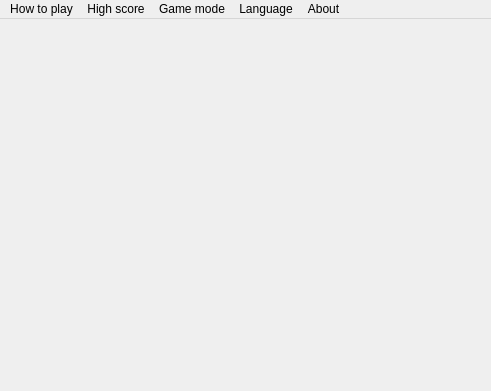
<?xml version="1.0" encoding="UTF-8"?>
<ui version="4.0">
 <class>MainWindow</class>
 <widget class="QMainWindow" name="MainWindow">
  <property name="geometry">
   <rect>
    <x>0</x>
    <y>0</y>
    <width>491</width>
    <height>391</height>
   </rect>
  </property>
  <property name="windowTitle">
   <string>Snake</string>
  </property>
  <property name="windowIcon">
   <iconset resource="resources.qrc">
    <normaloff>:/icons/icon.png</normaloff>:/icons/icon.png</iconset>
  </property>
  <widget class="QWidget" name="centralwidget">
   <layout class="QVBoxLayout" name="verticalLayout_2">
    <item>
     <layout class="QVBoxLayout" name="layout"/>
    </item>
   </layout>
  </widget>
  <widget class="QMenuBar" name="menuBar">
   <property name="geometry">
    <rect>
     <x>0</x>
     <y>0</y>
     <width>491</width>
     <height>20</height>
    </rect>
   </property>
   <widget class="QMenu" name="menuHow_to_Play">
    <property name="toolTipDuration">
     <number>-1</number>
    </property>
    <property name="title">
     <string>How to play</string>
    </property>
    <addaction name="actionRules"/>
    <addaction name="actionControls"/>
   </widget>
   <widget class="QMenu" name="menuGame_mode">
    <property name="title">
     <string>Game mode</string>
    </property>
    <addaction name="actionGame_mode"/>
   </widget>
   <widget class="QMenu" name="menuAbout">
    <property name="title">
     <string>About</string>
    </property>
    <addaction name="actionAbout_this_app"/>
    <addaction name="actionAbout_Qt"/>
   </widget>
   <widget class="QMenu" name="menuLanguage">
    <property name="title">
     <string>Language</string>
    </property>
    <addaction name="actionEnglish"/>
    <addaction name="actionRussian"/>
    <addaction name="actionUkrainian"/>
   </widget>
   <widget class="QMenu" name="menuHigh_score">
    <property name="title">
     <string>High score</string>
    </property>
    <addaction name="actionHigh_score"/>
   </widget>
   <addaction name="menuHow_to_Play"/>
   <addaction name="menuHigh_score"/>
   <addaction name="menuGame_mode"/>
   <addaction name="menuLanguage"/>
   <addaction name="menuAbout"/>
  </widget>
  <action name="actionAbout_this_app">
   <property name="text">
    <string>About this app</string>
   </property>
   <property name="toolTip">
    <string>About this app</string>
   </property>
  </action>
  <action name="actionAbout_Qt">
   <property name="text">
    <string>About Qt</string>
   </property>
   <property name="toolTip">
    <string>About Qt Framework</string>
   </property>
  </action>
  <action name="actionRules">
   <property name="text">
    <string>Rules</string>
   </property>
  </action>
  <action name="actionControls">
   <property name="text">
    <string>Controls</string>
   </property>
  </action>
  <action name="actionGame_mode">
   <property name="checkable">
    <bool>true</bool>
   </property>
   <property name="text">
    <string>Automatic</string>
   </property>
  </action>
  <action name="actionEnglish">
   <property name="checkable">
    <bool>true</bool>
   </property>
   <property name="text">
    <string>English</string>
   </property>
  </action>
  <action name="actionRussian">
   <property name="checkable">
    <bool>true</bool>
   </property>
   <property name="text">
    <string>Russian</string>
   </property>
  </action>
  <action name="actionUkrainian">
   <property name="checkable">
    <bool>true</bool>
   </property>
   <property name="text">
    <string>Ukrainian</string>
   </property>
  </action>
  <action name="actionHigh_score">
   <property name="text">
    <string>Show</string>
   </property>
  </action>
 </widget>
 <resources>
  <include location="resources.qrc"/>
 </resources>
 <connections/>
</ui>
